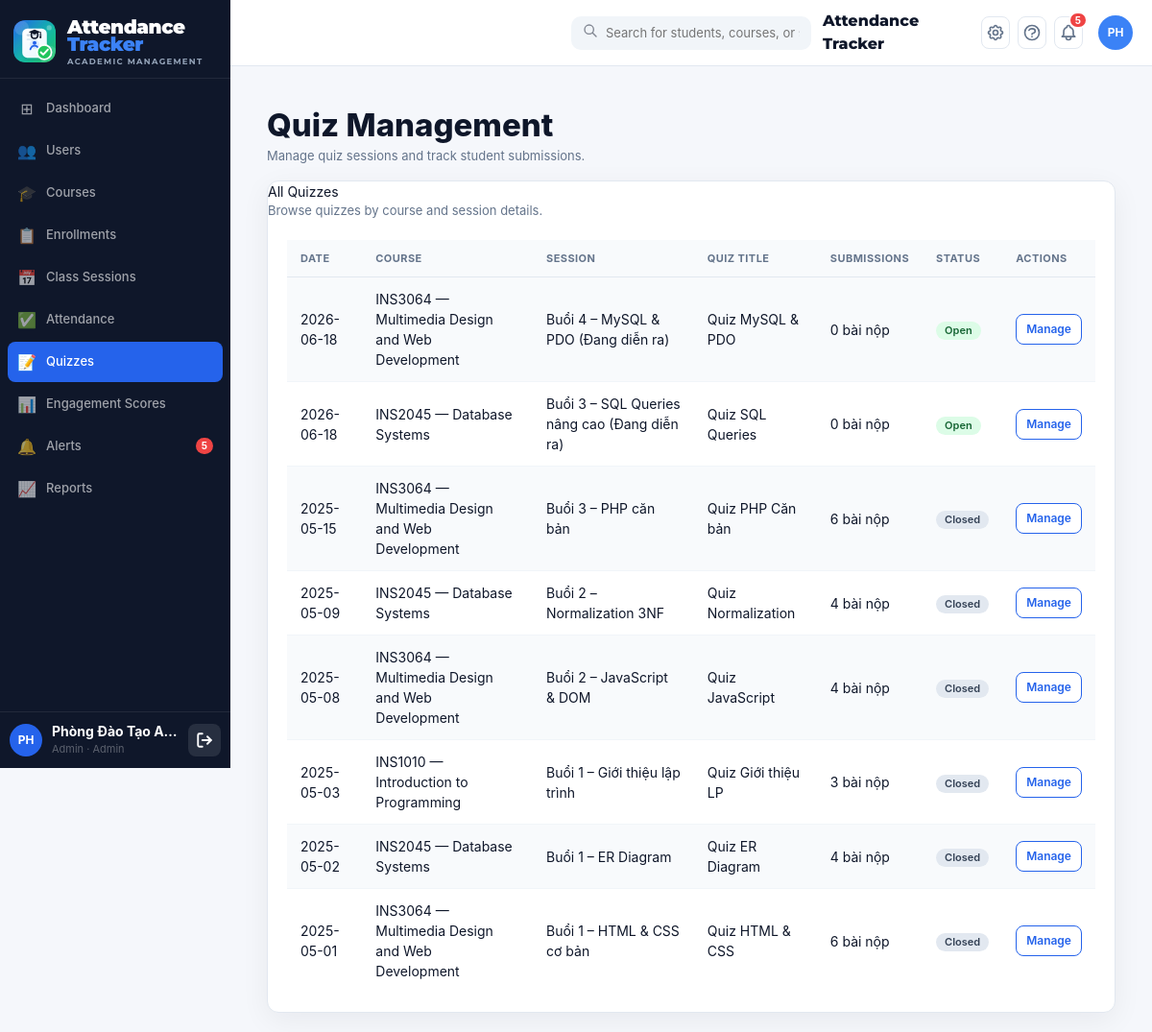
The app's page /public/teacher/quiz.php (signed in) with its own data.
### tables this page shows
CREATE TABLE IF NOT EXISTS `quiz_sessions` (
    `id`                 INT UNSIGNED NOT NULL AUTO_INCREMENT,
    `session_id`         INT UNSIGNED NOT NULL,
    `title`              VARCHAR(200) NOT NULL,
    `description`        TEXT         DEFAULT NULL,
    `time_limit_minutes` INT          DEFAULT NULL COMMENT 'NULL = không giới hạn',
    `status`             ENUM('draft','open','closed') NOT NULL DEFAULT 'draft',
    `allow_retake`       TINYINT(1)   NOT NULL DEFAULT 0,
    `created_at`         DATETIME     NOT NULL DEFAULT CURRENT_TIMESTAMP,
    `updated_at`         DATETIME     NOT NULL DEFAULT CURRENT_TIMESTAMP ON UPDATE CURRENT_TIMESTAMP,
    PRIMARY KEY (`id`),
    INDEX `idx_qs_session` (`session_id`),
    INDEX `idx_qs_status`  (`status`),
    CONSTRAINT `fk_qs_session` FOREIGN KEY (`session_id`) REFERENCES `class_sessions`(`id`) ON DELETE CASCADE
);

CREATE TABLE IF NOT EXISTS `class_sessions` (
    `id`           INT UNSIGNED NOT NULL AUTO_INCREMENT,
    `course_id`    INT UNSIGNED NOT NULL,
    `teacher_id`   INT UNSIGNED NOT NULL,
    `session_date` DATE         NOT NULL,
    `start_time`   TIME         NOT NULL,
    `end_time`     TIME         NOT NULL,
    `title`        VARCHAR(200) DEFAULT NULL,
    `description`  TEXT         DEFAULT NULL,
    `location`     VARCHAR(100) DEFAULT NULL,
    `status`       ENUM('upcoming','active','ended') NOT NULL DEFAULT 'upcoming',
    `notes`        TEXT         DEFAULT NULL,
    `created_at`   DATETIME     NOT NULL DEFAULT CURRENT_TIMESTAMP,
    `updated_at`   DATETIME     NOT NULL DEFAULT CURRENT_TIMESTAMP ON UPDATE CURRENT_TIMESTAMP,
    PRIMARY KEY (`id`),
    INDEX `idx_cs_course`  (`course_id`),
    INDEX `idx_cs_date`    (`session_date`),
    INDEX `idx_cs_status`  (`status`),
    CONSTRAINT `fk_cs_course`   FOREIGN KEY (`course_id`)  REFERENCES `courses`(`id`) ON DELETE CASCADE,
    CONSTRAINT `fk_cs_teacher`  FOREIGN KEY (`teacher_id`) REFERENCES `users`(`id`)
);

CREATE TABLE IF NOT EXISTS `courses` (
    `id`                       INT UNSIGNED  NOT NULL AUTO_INCREMENT,
    `course_code`              VARCHAR(20)   NOT NULL,
    `course_name`              VARCHAR(150)  NOT NULL,
    `credits`                  TINYINT       NOT NULL DEFAULT 3,
    `semester`                 VARCHAR(20)   NOT NULL   COMMENT 'VD: 2025-2',
    `room`                     VARCHAR(50)   DEFAULT NULL,
    `schedule_info`            VARCHAR(200)  DEFAULT NULL COMMENT 'VD: Thứ 5, 07:30-09:30',
    `absence_threshold`        INT           NOT NULL DEFAULT 3
                               COMMENT 'Số buổi vắng tối đa – vượt ngưỡng thì tạo alert low_attendance',
    `low_engagement_threshold` DECIMAL(5,2)  NOT NULL DEFAULT 40.00
                               COMMENT 'Ngưỡng engagement_index (0-100) – thấp hơn thì tạo alert low_engagement',
    `attend_score`             DECIMAL(4,2)  NOT NULL DEFAULT 2.00
                               COMMENT 'Điểm mặc định/fallback mỗi lần điểm danh đúng giờ',
    `quiz_correct_score`       DECIMAL(4,2)  NOT NULL DEFAULT 2.00
                               COMMENT 'Điểm mặc định/fallback mỗi câu quiz đúng',
    `discussion_score`         DECIMAL(4,2)  NOT NULL DEFAULT 1.00
                               COMMENT 'Điểm mặc định/fallback mỗi lần tham gia thảo luận',
    `is_active`                TINYINT(1)    NOT NULL DEFAULT 1,
    `created_at`               DATETIME      NOT NULL DEFAULT CURRENT_TIMESTAMP,
    `updated_at`               DATETIME      NOT NULL DEFAULT CURRENT_TIMESTAMP ON UPDATE CURRENT_TIMESTAMP,
    PRIMARY KEY (`id`),
    UNIQUE KEY `uq_course_semester` (`course_code`, `semester`),
    INDEX `idx_semester`  (`semester`),
    INDEX `idx_is_active` (`is_active`)
);

### public/teacher/quiz.php (called while the page is built, shortened)
<?php
$db = Database::getInstance()->getConnection();
if ($_SESSION['role'] === 'admin') {
    $stmt = $db->query("
        SELECT qs.*,
               cs.session_date,
               cs.title as session_title,
               c.course_name,
               c.course_code,
               COUNT(DISTINCT sub.id) as submission_count
        FROM quiz_sessions qs
        JOIN class_sessions cs ON qs.session_id = cs.id
        JOIN courses c ON cs.course_id = c.id
        LEFT JOIN quiz_submissions sub ON sub.quiz_id = qs.id
        GROUP BY qs.id
        ORDER BY cs.session_date DESC
    ");
    $quizzes = $stmt->fetchAll();
}
require_once APP_ROOT . '/views/teacher/quiz_overview.php';

### views/teacher/quiz_overview.php (the view, shortened to what this page needs)
<?php
require_once APP_ROOT . '/views/layouts/header.php';
?>
<div class="container mt-4">
  <div class="admin-page-title">
    <div class="left">
      <h1>Quiz Management</h1>
      <p>Manage quiz sessions and track student submissions.</p>
    </div>
  </div>
  <div class="card">
    <div class="card-header">
      <div>
        <div class="card-title">All Quizzes</div>
        <div class="text-muted" style="font-size:13px;">Browse quizzes by course and session details.</div>
      </div>
    </div>
    <div class="card-body">
      <div class="table-wrap">
        <div class="table-responsive">
          <table class="table table-hover table-striped mb-0">
            <thead>
              <tr>
                <th>Date</th>
              <th>Course</th>
              <th>Session</th>
              <th>Quiz Title</th>
              <th>Submissions</th>
              <th>Status</th>
              <th>Actions</th>
            </tr>
          </thead>
      <tbody>
      <?php if (empty($quizzes)): ?>
        <tr><td colspan="7" class="text-center text-muted py-4">No quizzes found. Go to Class Sessions to create a quiz.</td></tr>
      <?php else: ?>
        <?php foreach ($quizzes as $q): ?>
        <tr>
          <td><?= htmlspecialchars($q['session_date']) ?></td>
          <td><?= htmlspecialchars($q['course_code'] ?? '') ?> — <?= htmlspecialchars($q['course_name']) ?></td>
          <td><?= htmlspecialchars($q['session_title'] ?? 'N/A') ?></td>
          <td><?= htmlspecialchars($q['title']) ?></td>
          <td><?= (int)$q['submission_count'] ?> bài nộp</td>
          <td>
            <?php
              $statusColor = match($q['status']) {
                'open'   => '#dcfce7;color:#166534',
                'closed' => '#e2e8f0;color:#334155',
                default  => '#fef3c7;color:#92400e',
              };
            ?>
            <span class="badge" style="background:<?= $statusColor ?>"><?= ucfirst($q['status']) ?></span>
          </td>
          <td>
            <div class="action-row">
              <a href="<?= APP_URL ?>/teacher/quiz/sessions_list.php?session_id=<?= (int)$q['session_id'] ?>" class="btn btn-outline-primary btn-sm">Manage</a>
            </div>
          </td>
        </tr>
        <?php endforeach; ?>
      <?php endif; ?>
      </tbody>
          </table>
        </div>
      </div>
    </div>
  </div>
</div>
<?php require_once APP_ROOT . '/views/layouts/footer.php'; ?>

### public/assets/css/style.css (style rules this page uses)
:root { --primary: #2563eb; --primary-dark: #1d4ed8; --primary-soft: #eff6ff; --sidebar-bg: #0f172a; --text: #0f172a; --text-muted: #64748b; --line: #e2e8f0; --bg: #f5f7fb; --card: #ffffff; --success: #10b981; --warning: #f59e0b; --danger: #ef4444; --radius: 12px; --shadow: 0 8px 30px rgba(15, 23, 42, 0.06); }
*, *::before, *::after { box-sizing: border-box; }
body { margin: 0; font-family: "Inter", "Segoe UI", system-ui, sans-serif; background: var(--bg); color: var(--text); font-size: 14px; line-height: 1.5; }
a { color: inherit; }
.card { background: var(--card); border: 1px solid var(--line); border-radius: var(--radius); box-shadow: var(--shadow); }
.card-body { padding: 20px; }
.table-striped tbody tr:nth-child(odd) { background: #f8fafc; }
.btn { display: inline-flex; align-items: center; justify-content: center; gap: 8px; border-radius: 10px; border: 1px solid transparent; padding: 9px 14px; cursor: pointer; text-decoration: none; font-weight: 600; font-size: 13px; transition: all 0.18s ease; }
.container { width: 100%; max-width: 1140px; margin: 0 auto; padding: 0 18px; }
.mt-4 { margin-top: 24px; }
.text-muted { color: var(--text-muted); }
.table-responsive { overflow-x: auto; }
.table { width: 100%; border-collapse: collapse; }
.btn-outline-primary { border-color: var(--primary); color: var(--primary); background: #fff; }
.btn-sm { padding: 6px 10px; font-size: 12px; border-radius: 8px; }
.badge { display: inline-flex; align-items: center; justify-content: center; padding: 3px 9px; border-radius: 999px; font-size: 11px; font-weight: 600; line-height: 1.2; }
.table-wrap { overflow-x: auto; }
table { width: 100%; border-collapse: collapse; }
thead tr { background: #f8fafc; }
th { text-align: left; padding: 11px 14px; font-size: 11px; text-transform: uppercase; letter-spacing: 0.04em; color: #64748b; border-bottom: 1px solid var(--line); }
td { padding: 12px 14px; border-bottom: 1px solid #f1f5f9; vertical-align: middle; }
tbody tr:last-child td { border-bottom: none; }
.admin-page-title { display: flex; align-items: center; justify-content: space-between; gap: 14px; margin-bottom: 16px; }
.admin-page-title .left h1 { margin: 0 0 4px; font-size: 33px; font-weight: 800; line-height: 1.08; }
.admin-page-title .left p { margin: 0; color: var(--text-muted); font-size: 13px; }
.action-row { display: flex; align-items: center; gap: 6px; flex-wrap: wrap; }

### records on screen
quiz_sessions: session.session_date "2026-06-18", courses.course_code "INS3064", courses.course_name "Multimedia Design and Web Development", session.title "Buổi 4 – MySQL & PDO (Đang diễn ra)", title "Quiz MySQL & PDO", submission_count "0", status "Open"
quiz_sessions: session.session_date "2026-06-18", courses.course_code "INS2045", courses.course_name "Database Systems", session.title "Buổi 3 – SQL Queries nâng cao (Đang diễn ra)", title "Quiz SQL Queries", submission_count "0", status "Open"
quiz_sessions: session.session_date "2025-05-15", courses.course_code "INS3064", courses.course_name "Multimedia Design and Web Development", session.title "Buổi 3 – PHP căn bản", title "Quiz PHP Căn bản", submission_count "6", status "Closed"
quiz_sessions: session.session_date "2025-05-09", courses.course_code "INS2045", courses.course_name "Database Systems", session.title "Buổi 2 – Normalization 3NF", title "Quiz Normalization", submission_count "4", status "Closed"
quiz_sessions: session.session_date "2025-05-08", courses.course_code "INS3064", courses.course_name "Multimedia Design and Web Development", session.title "Buổi 2 – JavaScript & DOM", title "Quiz JavaScript", submission_count "4", status "Closed"
quiz_sessions: session.session_date "2025-05-03", courses.course_code "INS1010", courses.course_name "Introduction to Programming", session.title "Buổi 1 – Giới thiệu lập trình", title "Quiz Giới thiệu LP", submission_count "3", status "Closed"
quiz_sessions: session.session_date "2025-05-02", courses.course_code "INS2045", courses.course_name "Database Systems", session.title "Buổi 1 – ER Diagram", title "Quiz ER Diagram", submission_count "4", status "Closed"
quiz_sessions: session.session_date "2025-05-01", courses.course_code "INS3064", courses.course_name "Multimedia Design and Web Development", session.title "Buổi 1 – HTML & CSS cơ bản", title "Quiz HTML & CSS", submission_count "6", status "Closed"

### other values on screen
$item['icon'] "⊞"
$item['label'] "Dashboard"
$item['icon'] "👥"
$item['label'] "Users"
$item['icon'] "🎓"
$item['label'] "Courses"
$item['icon'] "📋"
$item['label'] "Enrollments"
$item['icon'] "📅"
$item['label'] "Class Sessions"
$item['icon'] "✅"
$item['label'] "Attendance"
$item['icon'] "📝"
$item['label'] "Quizzes"
$item['icon'] "📊"
